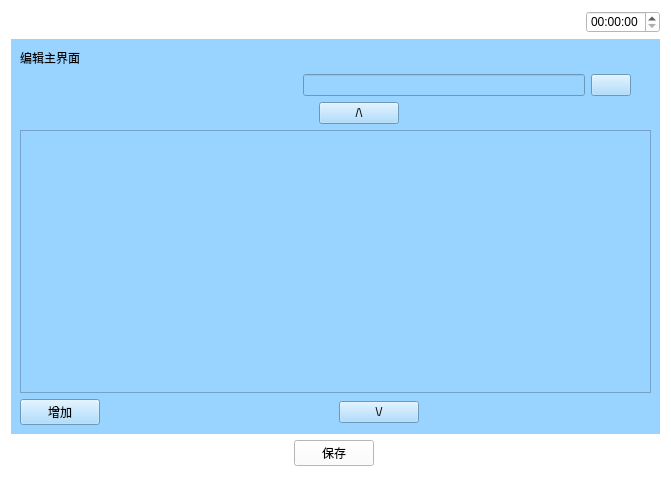
<?xml version="1.0" encoding="UTF-8"?>
<ui version="4.0">
 <class>Shouyecanshu</class>
 <widget class="QWidget" name="Shouyecanshu">
  <property name="geometry">
   <rect>
    <x>0</x>
    <y>0</y>
    <width>671</width>
    <height>477</height>
   </rect>
  </property>
  <property name="windowTitle">
   <string>Form</string>
  </property>
  <property name="styleSheet">
   <string notr="true">background-color: rgb(255, 255, 255);</string>
  </property>
  <layout class="QVBoxLayout" name="verticalLayout_4">
   <item>
    <layout class="QHBoxLayout" name="horizontalLayout_5">
     <item>
      <widget class="QPushButton" name="pushButton">
       <property name="text">
        <string/>
       </property>
       <property name="icon">
        <iconset resource="myimages.qrc">
         <normaloff>:/image/images/4g.png</normaloff>:/image/images/4g.png</iconset>
       </property>
       <property name="flat">
        <bool>true</bool>
       </property>
      </widget>
     </item>
     <item>
      <widget class="QPushButton" name="pushButton_2">
       <property name="text">
        <string/>
       </property>
       <property name="icon">
        <iconset resource="myimages.qrc">
         <normaloff>:/image/images/wireless.svg</normaloff>:/image/images/wireless.svg</iconset>
       </property>
       <property name="flat">
        <bool>true</bool>
       </property>
      </widget>
     </item>
     <item>
      <widget class="QPushButton" name="pushButton_3">
       <property name="text">
        <string/>
       </property>
       <property name="icon">
        <iconset resource="myimages.qrc">
         <normaloff>:/image/images/bl.svg</normaloff>:/image/images/bl.svg</iconset>
       </property>
       <property name="flat">
        <bool>true</bool>
       </property>
      </widget>
     </item>
     <item>
      <widget class="QPushButton" name="pushButton_4">
       <property name="text">
        <string/>
       </property>
       <property name="icon">
        <iconset resource="myimages.qrc">
         <normaloff>:/image/images/locate.svg</normaloff>:/image/images/locate.svg</iconset>
       </property>
       <property name="flat">
        <bool>true</bool>
       </property>
      </widget>
     </item>
     <item>
      <spacer name="horizontalSpacer_4">
       <property name="orientation">
        <enum>Qt::Horizontal</enum>
       </property>
       <property name="sizeHint" stdset="0">
        <size>
         <width>40</width>
         <height>20</height>
        </size>
       </property>
      </spacer>
     </item>
     <item>
      <widget class="QTimeEdit" name="timeEdit_2"/>
     </item>
    </layout>
   </item>
   <item>
    <widget class="QWidget" name="widget" native="true">
     <property name="sizePolicy">
      <sizepolicy hsizetype="Preferred" vsizetype="Preferred">
       <horstretch>0</horstretch>
       <verstretch>0</verstretch>
      </sizepolicy>
     </property>
     <property name="contextMenuPolicy">
      <enum>Qt::DefaultContextMenu</enum>
     </property>
     <property name="styleSheet">
      <string notr="true">background-color: rgb(153, 211, 255);</string>
     </property>
     <layout class="QVBoxLayout" name="verticalLayout_2">
      <item>
       <layout class="QHBoxLayout" name="horizontalLayout">
        <item>
         <widget class="QLabel" name="label">
          <property name="text">
           <string>编辑主界面</string>
          </property>
         </widget>
        </item>
        <item>
         <spacer name="horizontalSpacer">
          <property name="orientation">
           <enum>Qt::Horizontal</enum>
          </property>
          <property name="sizeHint" stdset="0">
           <size>
            <width>40</width>
            <height>20</height>
           </size>
          </property>
         </spacer>
        </item>
        <item>
         <layout class="QVBoxLayout" name="verticalLayout"/>
        </item>
       </layout>
      </item>
      <item>
       <layout class="QHBoxLayout" name="horizontalLayout_26">
        <property name="rightMargin">
         <number>20</number>
        </property>
        <item>
         <spacer name="horizontalSpacer_7">
          <property name="orientation">
           <enum>Qt::Horizontal</enum>
          </property>
          <property name="sizeHint" stdset="0">
           <size>
            <width>40</width>
            <height>20</height>
           </size>
          </property>
         </spacer>
        </item>
        <item>
         <widget class="QLineEdit" name="lineEdit_11"/>
        </item>
        <item>
         <widget class="QPushButton" name="pushButton_7">
          <property name="styleSheet">
           <string notr="true">border-image: url(:/image/images/find.svg);</string>
          </property>
          <property name="text">
           <string/>
          </property>
         </widget>
        </item>
       </layout>
      </item>
      <item>
       <layout class="QVBoxLayout" name="verticalLayout_3">
        <item>
         <layout class="QHBoxLayout" name="horizontalLayout_15">
          <item>
           <widget class="QPushButton" name="pushButton_11">
            <property name="text">
             <string/>
            </property>
            <property name="flat">
             <bool>true</bool>
            </property>
           </widget>
          </item>
          <item>
           <spacer name="horizontalSpacer_3">
            <property name="orientation">
             <enum>Qt::Horizontal</enum>
            </property>
            <property name="sizeHint" stdset="0">
             <size>
              <width>40</width>
              <height>20</height>
             </size>
            </property>
           </spacer>
          </item>
          <item>
           <widget class="QPushButton" name="pushButton_9">
            <property name="text">
             <string>/\</string>
            </property>
           </widget>
          </item>
          <item>
           <spacer name="horizontalSpacer_10">
            <property name="orientation">
             <enum>Qt::Horizontal</enum>
            </property>
            <property name="sizeHint" stdset="0">
             <size>
              <width>40</width>
              <height>20</height>
             </size>
            </property>
           </spacer>
          </item>
         </layout>
        </item>
        <item>
         <widget class="QTreeView" name="treeView"/>
        </item>
        <item>
         <layout class="QHBoxLayout" name="horizontalLayout_14">
          <item>
           <widget class="QPushButton" name="pushButton_6">
            <property name="text">
             <string>增加</string>
            </property>
           </widget>
          </item>
          <item>
           <spacer name="horizontalSpacer_11">
            <property name="orientation">
             <enum>Qt::Horizontal</enum>
            </property>
            <property name="sizeHint" stdset="0">
             <size>
              <width>40</width>
              <height>20</height>
             </size>
            </property>
           </spacer>
          </item>
          <item>
           <widget class="QPushButton" name="pushButton_10">
            <property name="text">
             <string>\/</string>
            </property>
           </widget>
          </item>
          <item>
           <spacer name="horizontalSpacer_12">
            <property name="orientation">
             <enum>Qt::Horizontal</enum>
            </property>
            <property name="sizeHint" stdset="0">
             <size>
              <width>40</width>
              <height>20</height>
             </size>
            </property>
           </spacer>
          </item>
         </layout>
        </item>
       </layout>
      </item>
     </layout>
    </widget>
   </item>
   <item>
    <layout class="QHBoxLayout" name="horizontalLayout_2">
     <item>
      <widget class="QPushButton" name="returnIndex">
       <property name="font">
        <font>
         <family>AR PL UMing TW MBE</family>
        </font>
       </property>
       <property name="styleSheet">
        <string notr="true">border-image: url(:/image/images/index.svg);</string>
       </property>
       <property name="text">
        <string/>
       </property>
       <property name="icon">
        <iconset resource="myimages.qrc">
         <normaloff>:/image/images/index.svg</normaloff>:/image/images/index.svg</iconset>
       </property>
       <property name="iconSize">
        <size>
         <width>40</width>
         <height>40</height>
        </size>
       </property>
       <property name="flat">
        <bool>true</bool>
       </property>
      </widget>
     </item>
     <item>
      <spacer name="horizontalSpacer_8">
       <property name="orientation">
        <enum>Qt::Horizontal</enum>
       </property>
       <property name="sizeHint" stdset="0">
        <size>
         <width>40</width>
         <height>20</height>
        </size>
       </property>
      </spacer>
     </item>
     <item>
      <widget class="QPushButton" name="pushButton_8">
       <property name="text">
        <string>保存</string>
       </property>
      </widget>
     </item>
     <item>
      <spacer name="horizontalSpacer_2">
       <property name="orientation">
        <enum>Qt::Horizontal</enum>
       </property>
       <property name="sizeHint" stdset="0">
        <size>
         <width>40</width>
         <height>20</height>
        </size>
       </property>
      </spacer>
     </item>
     <item>
      <widget class="QPushButton" name="returnPage">
       <property name="text">
        <string/>
       </property>
       <property name="icon">
        <iconset resource="myimages.qrc">
         <normaloff>:/image/images/shangyiye.svg</normaloff>:/image/images/shangyiye.svg</iconset>
       </property>
       <property name="iconSize">
        <size>
         <width>40</width>
         <height>40</height>
        </size>
       </property>
       <property name="flat">
        <bool>true</bool>
       </property>
      </widget>
     </item>
    </layout>
   </item>
  </layout>
 </widget>
 <resources>
  <include location="myimages.qrc"/>
 </resources>
 <connections/>
</ui>
